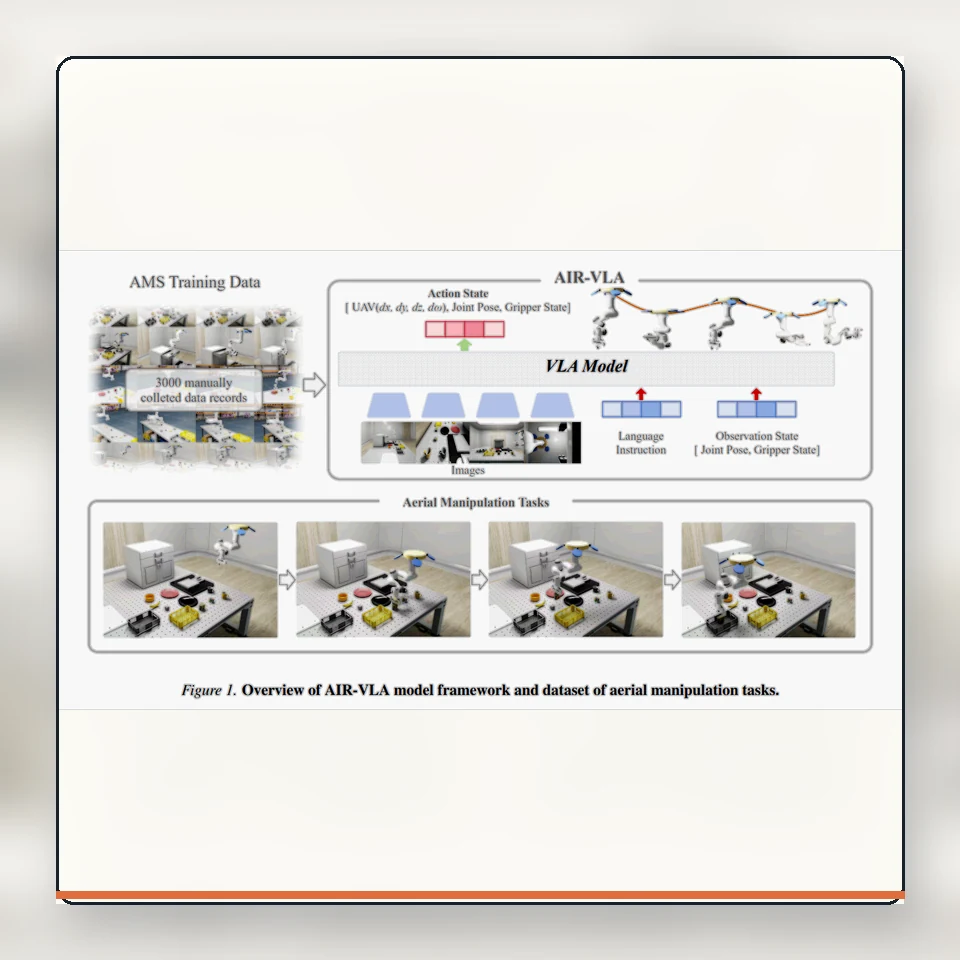
#> input picture files/research-records/comic/air-vla-comic.webp, 960 x 960 px
$ python -i generate-comic-covers.py   (imports and definitions only)
#> lines starting #> are read from the running program, lines starting #| are printed output that depends on the picture
#> in make_cover, original is the input picture: PIL image 960x960 RGB; mean R, G, B 224.9, 223, 219.2
"""Generate deterministic square comic-style covers from the real paper images.

This is an offline authoring utility. It never overwrites source images and it is
not required by the production website at runtime.
"""

from __future__ import annotations

import argparse
import hashlib
import json
import re
from pathlib import Path

from PIL import Image, ImageChops, ImageDraw, ImageEnhance, ImageFilter, ImageOps


SIZE = 960
PAPER_DATA_PATTERN = re.compile(r'\bimg\s*:\s*(["\'])(.*?)\1')


# [6 lines left out: function sha256, not called in this run]


def slug_for(path: Path) -> str:
    slug = re.sub(r"[^a-z0-9]+", "-", path.stem.lower()).strip("-")
    return f"{slug}-comic.webp"


def comicize(image: Image.Image) -> Image.Image:
    rgb = ImageOps.exif_transpose(image).convert("RGB")
    rgb = ImageEnhance.Color(rgb).enhance(1.08)
    rgb = ImageEnhance.Contrast(rgb).enhance(1.04)
    quantized = ImageOps.posterize(rgb, 5)

    edge_source = rgb.filter(ImageFilter.SMOOTH).filter(ImageFilter.FIND_EDGES).convert("L")
    edge_source = ImageOps.autocontrast(edge_source, cutoff=2)
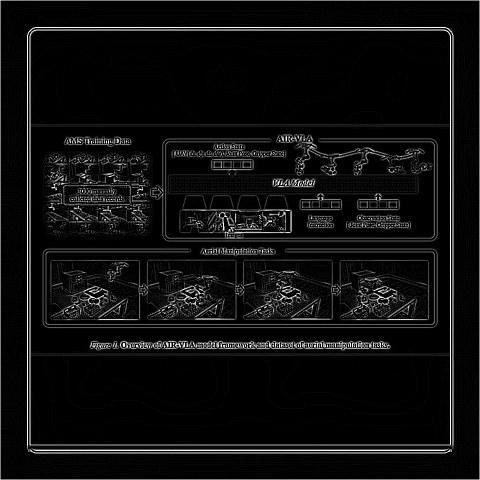
#> edge_source: PIL image 960x960 L (shown at 1/2 size); min 0, max 255, mean 15
    ink = ImageOps.invert(edge_source).point(lambda value: 255 if value > 196 else max(72, value))
    ink_rgb = Image.merge("RGB", (ink, ink, ink))
    outlined = ImageChops.multiply(quantized, ink_rgb)
    return Image.blend(quantized, outlined, 0.28)


def make_cover(source: Path) -> Image.Image:
    with Image.open(source) as original:
        processed = comicize(original)

    backdrop = ImageOps.fit(processed, (SIZE, SIZE), method=Image.Resampling.LANCZOS)
    backdrop = backdrop.filter(ImageFilter.GaussianBlur(24))
    backdrop = ImageEnhance.Color(backdrop).enhance(0.72)
    cream = Image.new("RGB", (SIZE, SIZE), "#f6f1e7")
    canvas = Image.blend(backdrop, cream, 0.42).convert("RGBA")

    inset = 56
    frame_size = SIZE - inset * 2
    contained = ImageOps.contain(processed, (frame_size, frame_size), method=Image.Resampling.LANCZOS)
    frame = Image.new("RGBA", (frame_size, frame_size), (255, 253, 248, 238))
    image_x = (frame_size - contained.width) // 2
    image_y = (frame_size - contained.height) // 2
    frame.alpha_composite(contained.convert("RGBA"), (image_x, image_y))

    shadow = Image.new("RGBA", (SIZE, SIZE), (0, 0, 0, 0))
#> shadow: PIL image 960x960 RGBA; every value is 0
    shadow_draw = ImageDraw.Draw(shadow)
    shadow_draw.rounded_rectangle(
        (inset + 12, inset + 18, SIZE - inset + 12, SIZE - inset + 18),
        radius=24,
        fill=(23, 34, 44, 64),
    )
    shadow = shadow.filter(ImageFilter.GaussianBlur(22))
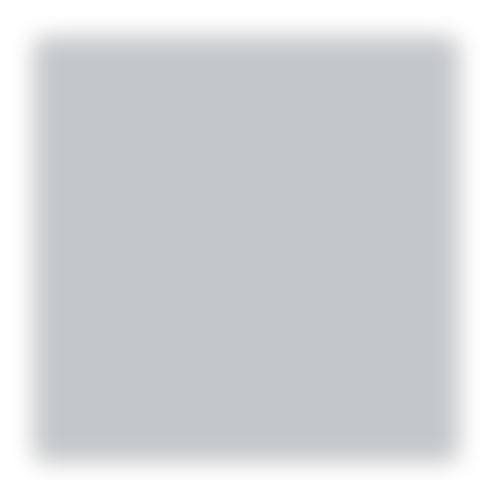
#> shadow: PIL image 960x960 RGBA (shown at 1/2 size); mean R, G, B, A 18, 26.6, 34.4, 50; transparent parts drawn white
    canvas.alpha_composite(shadow)
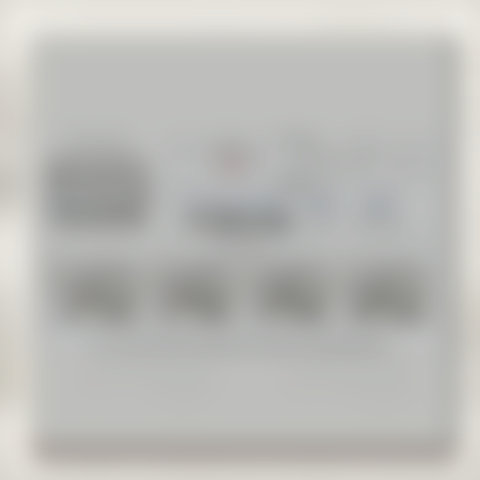
#> canvas: PIL image 960x960 RGBA (shown at 1/2 size); mean R, G, B, A 187.8, 187.6, 184.4, 255
    canvas.alpha_composite(frame, (inset, inset))

    draw = ImageDraw.Draw(canvas)
    draw.rounded_rectangle(
        (inset, inset, SIZE - inset, SIZE - inset),
        radius=18,
        outline=(23, 34, 44, 88),
        width=3,
    )
    draw.line((inset, SIZE - inset - 10, SIZE - inset, SIZE - inset - 10), fill=(223, 111, 63, 190), width=8)
    return canvas.convert("RGB")
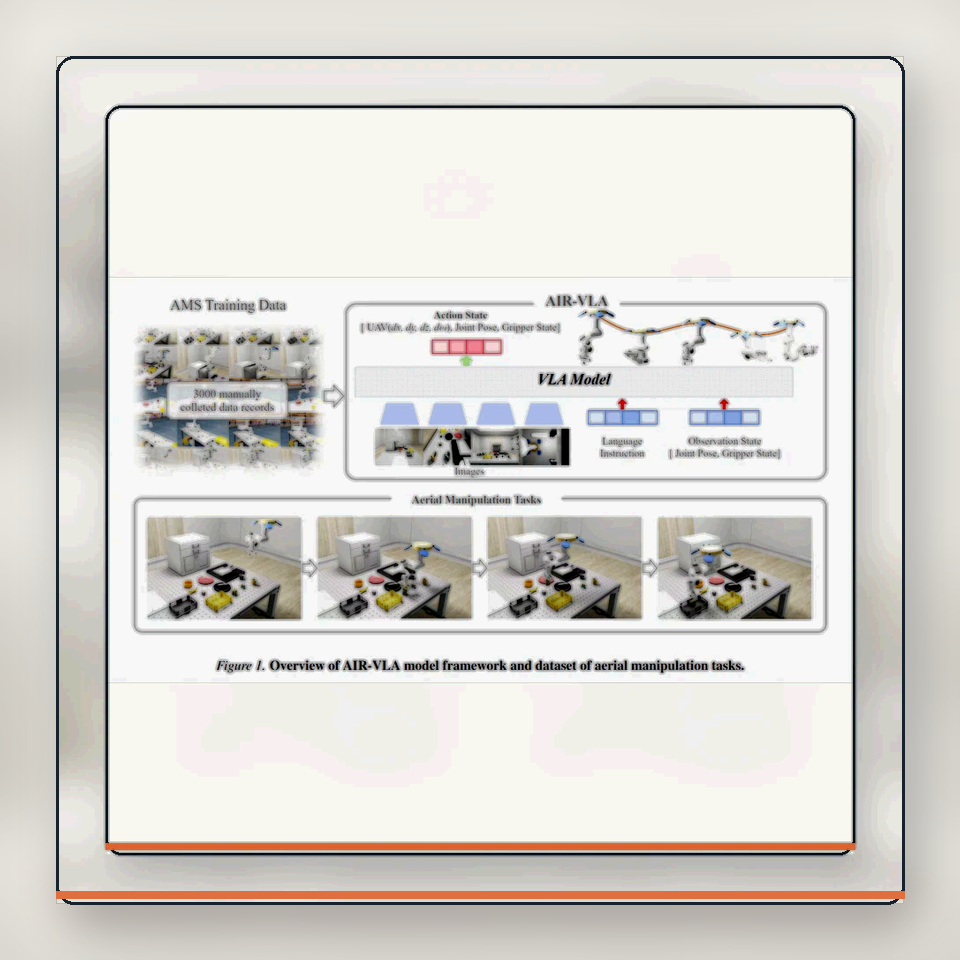
#> returned value: PIL image 960x960 RGB; mean R, G, B 215.6, 213, 207.7


# [42 lines left out: function main, not called in this run]


# [2 lines not run here, left out]

>>> result = make_cover('../files/research-records/comic/air-vla-comic.webp')

$ run again, on files/research-records/comic/uav-track-vla-comic.webp
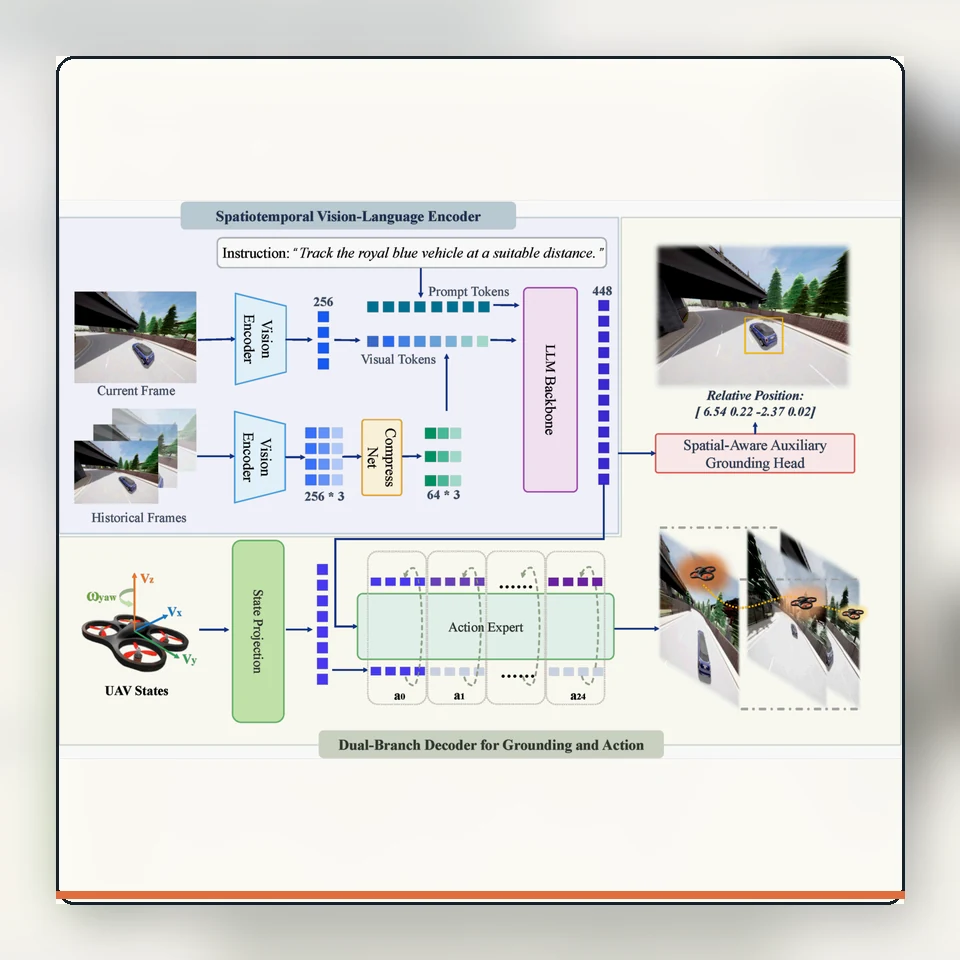
#> input picture files/research-records/comic/uav-track-vla-comic.webp, 960 x 960 px
#> in make_cover, original is the input picture: PIL image 960x960 RGB; mean R, G, B 221.4, 221.5, 218.7
#> in make_cover, `canvas.alpha_composite(shadow)`:
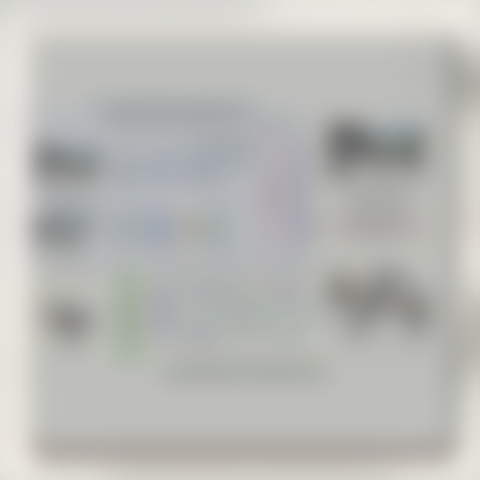
#> canvas: PIL image 960x960 RGBA (shown at 1/2 size); mean R, G, B, A 186.1, 186.6, 183.6, 255
#> in make_cover, `return canvas.convert("RGB")`:
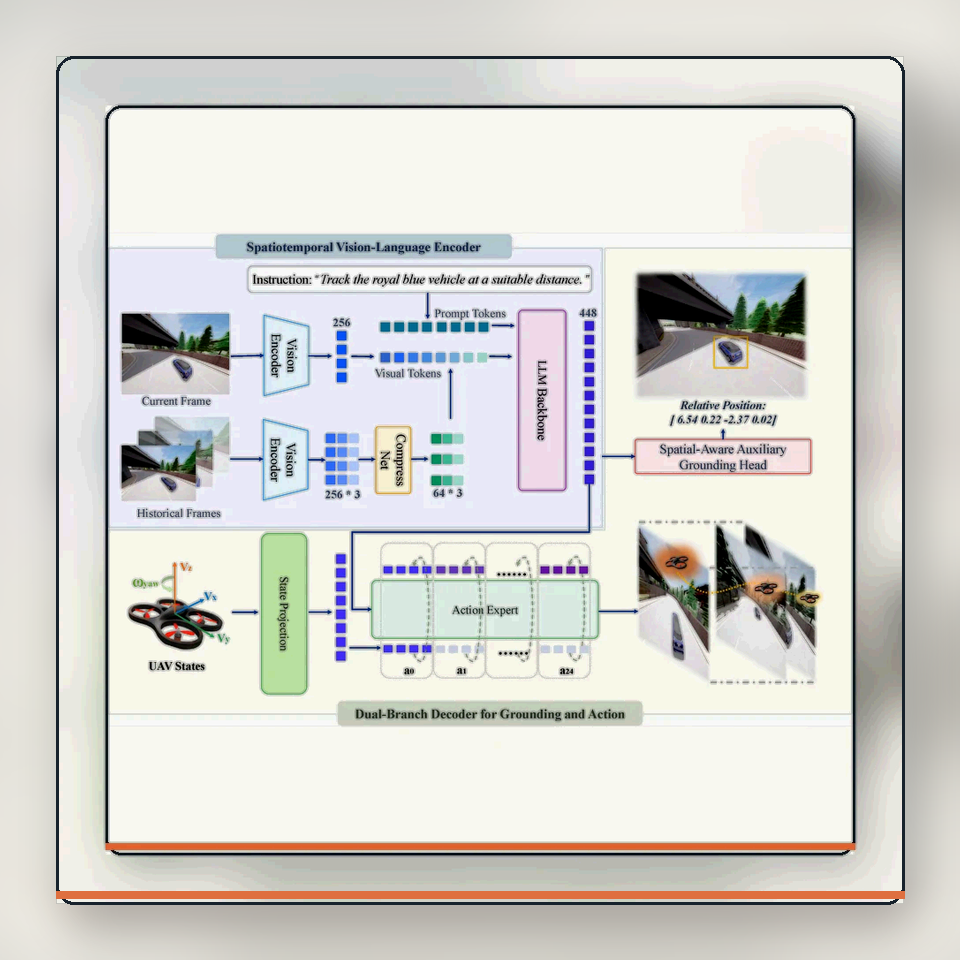
#> returned value: PIL image 960x960 RGB; mean R, G, B 212.2, 211.3, 206.6
